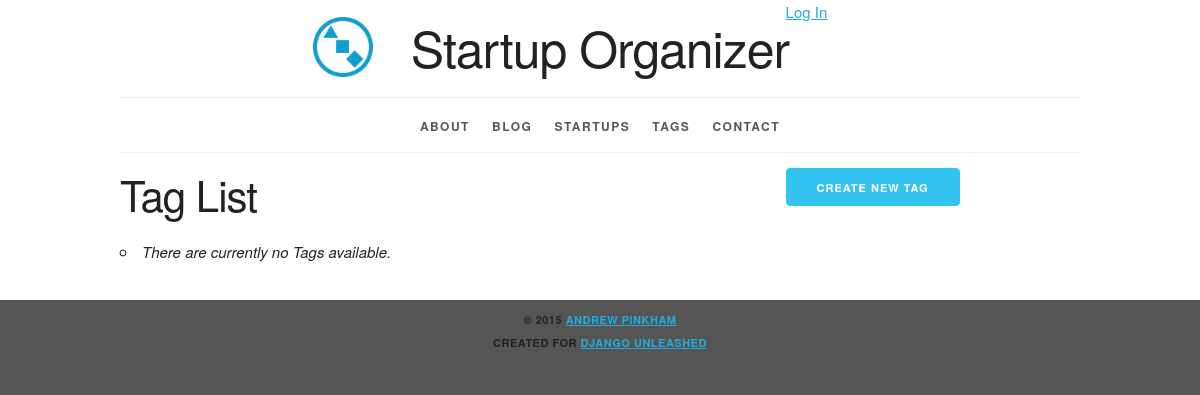
The page /tag/ on the database as committed earlier.
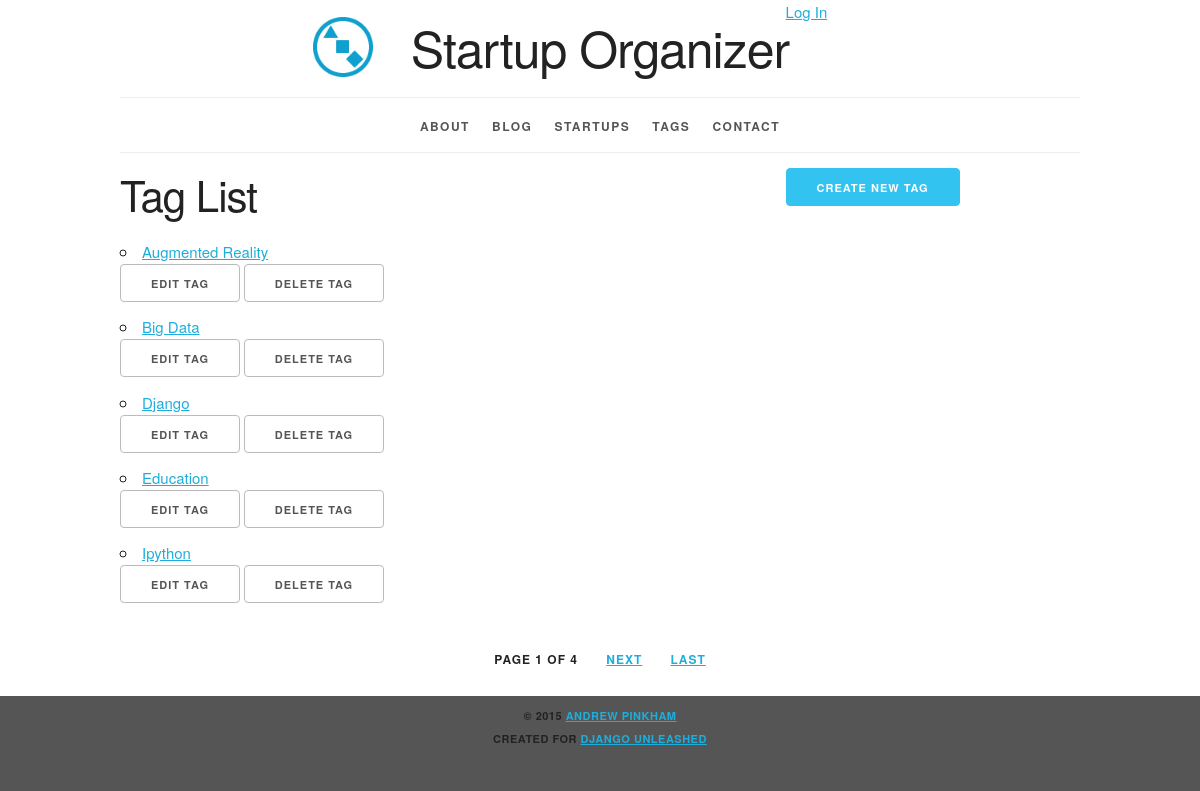
The same page on the database as committed later.
### organizer/models.py (models this page shows, shortened)
class Tag(models.Model):
    name = models.CharField(
        max_length=31, unique=True)
    slug = models.SlugField(
        max_length=31,
        unique=True,
        help_text='A label for URL config.')
    class Meta:
        ordering = ['name']
    def get_absolute_url(self):
        return reverse('organizer_tag_detail',
                       kwargs={'slug': self.slug})
    def get_delete_url(self):
        return reverse('organizer_tag_delete',
                       kwargs={'slug': self.slug})
    def get_update_url(self):
        return reverse('organizer_tag_update',
                       kwargs={'slug': self.slug})

### organizer/views.py (the view)
class TagList(PageLinksMixin, ListView):
    paginate_by = 5
    model = Tag

### organizer/utils.py (called while the page is built)
    def _page_urls(self, page_number):
        return "?{pkw}={n}".format(
            pkw=self.page_kwarg,
            n=page_number)

    def first_page(self, page):
        if page.number > 1:
            return self._page_urls(1)
        return None

    def previous_page(self, page):
        if (page.has_previous()
                and page.number > 2):
            return self._page_urls(
                page.previous_page_number())
        return None

    def next_page(self, page):
        last_page = page.paginator.num_pages
        if (page.has_next()
                and page.number < last_page - 1):
            return self._page_urls(
                page.next_page_number())
        return None

    def last_page(self, page):
        last_page = page.paginator.num_pages
        if page.number < last_page:
            return self._page_urls(last_page)
        return None

### organizer/templates/organizer/tag_list.html (shortened to what this page needs)
{% extends parent_template|default:"organizer/base_organizer.html" %}
{% block create_button %}
    <a
        href="{% url 'organizer_tag_create' %}"
        class="button button-primary">
      Create New Tag</a>
{% endblock %}
{% block org_content %}
  <h2>Tag List</h2>
  <ul>
    {% for tag in tag_list %}
      <li>
        <a href="{{ tag.get_absolute_url }}">
          {{ tag.name|title }}</a>
          <ul class="inline">
            <li>
              <a
                  href="{{ tag.get_update_url }}"
                  class="button">
                Edit Tag</a></li>
            <li>
              <a
                  href="{{ tag.get_delete_url }}"
                  class="button">
                Delete Tag</a></li>
          </ul>
      </li>
    {% empty %}
      <li><em>There are currently no Tags available.</em></li>
    {% endfor %}
  </ul>
{% endblock %}

Rows that differ between the two databases and show on the page:
added Tag: name "Augmented Reality"
added Tag: name "Big Data"
added Tag: name "Django"
added Tag: name "Education"
added Tag: name "Ipython"
Other text that changed with them:
{{ page_obj.number }}: (not shown) → "1"
{{ paginator.num_pages }}: (not shown) → "4"
text no longer shown: "There are currently no Tags available."
text now shown: "PAGE OF NEXT LAST"
